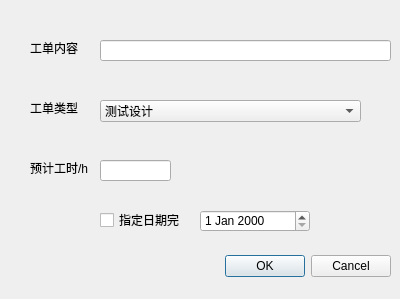
<?xml version="1.0" encoding="UTF-8"?>
<ui version="4.0">
 <class>createOrder</class>
 <widget class="QDialog" name="createOrder">
  <property name="geometry">
   <rect>
    <x>0</x>
    <y>0</y>
    <width>400</width>
    <height>299</height>
   </rect>
  </property>
  <property name="windowTitle">
   <string>创建工单</string>
  </property>
  <widget class="QDialogButtonBox" name="buttonBox">
   <property name="geometry">
    <rect>
     <x>50</x>
     <y>250</y>
     <width>341</width>
     <height>32</height>
    </rect>
   </property>
   <property name="orientation">
    <enum>Qt::Horizontal</enum>
   </property>
   <property name="standardButtons">
    <set>QDialogButtonBox::Cancel|QDialogButtonBox::Ok</set>
   </property>
  </widget>
  <widget class="QLabel" name="label">
   <property name="geometry">
    <rect>
     <x>30</x>
     <y>40</y>
     <width>53</width>
     <height>16</height>
    </rect>
   </property>
   <property name="text">
    <string>工单内容</string>
   </property>
  </widget>
  <widget class="QLabel" name="label_2">
   <property name="geometry">
    <rect>
     <x>30</x>
     <y>100</y>
     <width>53</width>
     <height>16</height>
    </rect>
   </property>
   <property name="text">
    <string>工单类型</string>
   </property>
  </widget>
  <widget class="QComboBox" name="comboBox">
   <property name="geometry">
    <rect>
     <x>100</x>
     <y>100</y>
     <width>261</width>
     <height>22</height>
    </rect>
   </property>
   <item>
    <property name="text">
     <string>测试设计</string>
    </property>
   </item>
   <item>
    <property name="text">
     <string>测试用例</string>
    </property>
   </item>
   <item>
    <property name="text">
     <string>用例评审</string>
    </property>
   </item>
   <item>
    <property name="text">
     <string>测试执行</string>
    </property>
   </item>
   <item>
    <property name="text">
     <string>编写测试报告</string>
    </property>
   </item>
  </widget>
  <widget class="QDateEdit" name="dateEdit">
   <property name="geometry">
    <rect>
     <x>200</x>
     <y>210</y>
     <width>110</width>
     <height>22</height>
    </rect>
   </property>
  </widget>
  <widget class="QCheckBox" name="checkBox">
   <property name="geometry">
    <rect>
     <x>100</x>
     <y>210</y>
     <width>80</width>
     <height>20</height>
    </rect>
   </property>
   <property name="text">
    <string>指定日期完成</string>
   </property>
  </widget>
  <widget class="QLineEdit" name="lineEdit">
   <property name="geometry">
    <rect>
     <x>100</x>
     <y>40</y>
     <width>291</width>
     <height>21</height>
    </rect>
   </property>
  </widget>
  <widget class="QLabel" name="label_3">
   <property name="geometry">
    <rect>
     <x>30</x>
     <y>160</y>
     <width>61</width>
     <height>16</height>
    </rect>
   </property>
   <property name="text">
    <string>预计工时/h</string>
   </property>
  </widget>
  <widget class="QLineEdit" name="lineEdit_2">
   <property name="geometry">
    <rect>
     <x>100</x>
     <y>160</y>
     <width>71</width>
     <height>21</height>
    </rect>
   </property>
  </widget>
 </widget>
 <resources/>
 <connections>
  <connection>
   <sender>buttonBox</sender>
   <signal>accepted()</signal>
   <receiver>createOrder</receiver>
   <slot>accept()</slot>
   <hints>
    <hint type="sourcelabel">
     <x>248</x>
     <y>254</y>
    </hint>
    <hint type="destinationlabel">
     <x>157</x>
     <y>274</y>
    </hint>
   </hints>
  </connection>
  <connection>
   <sender>buttonBox</sender>
   <signal>rejected()</signal>
   <receiver>createOrder</receiver>
   <slot>reject()</slot>
   <hints>
    <hint type="sourcelabel">
     <x>316</x>
     <y>260</y>
    </hint>
    <hint type="destinationlabel">
     <x>286</x>
     <y>274</y>
    </hint>
   </hints>
  </connection>
 </connections>
</ui>
